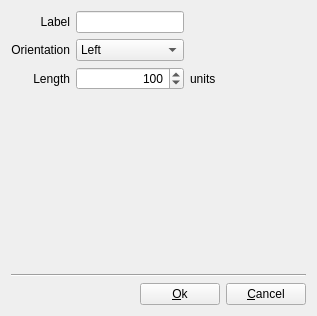
<?xml version="1.0" encoding="UTF-8"?>
<ui version="4.0">
 <class>PinEditForm</class>
 <widget class="QWidget" name="PinEditForm">
  <property name="geometry">
   <rect>
    <x>0</x>
    <y>0</y>
    <width>317</width>
    <height>316</height>
   </rect>
  </property>
  <property name="windowTitle">
   <string>Form</string>
  </property>
  <layout class="QGridLayout" name="gridLayout">
   <item row="0" column="0">
    <widget class="QLabel" name="label">
     <property name="text">
      <string>Label</string>
     </property>
     <property name="alignment">
      <set>Qt::AlignRight|Qt::AlignTrailing|Qt::AlignVCenter</set>
     </property>
     <property name="buddy">
      <cstring>pinLabel</cstring>
     </property>
    </widget>
   </item>
   <item row="5" column="0" colspan="4">
    <layout class="QHBoxLayout" name="horizontalLayout">
     <item>
      <spacer name="horizontalSpacer_2">
       <property name="orientation">
        <enum>Qt::Horizontal</enum>
       </property>
       <property name="sizeHint" stdset="0">
        <size>
         <width>40</width>
         <height>20</height>
        </size>
       </property>
      </spacer>
     </item>
     <item>
      <widget class="QPushButton" name="ok">
       <property name="text">
        <string>&amp;Ok</string>
       </property>
      </widget>
     </item>
     <item>
      <widget class="QPushButton" name="cancel">
       <property name="text">
        <string>&amp;Cancel</string>
       </property>
      </widget>
     </item>
    </layout>
   </item>
   <item row="2" column="0">
    <widget class="QLabel" name="label_3">
     <property name="text">
      <string>Length</string>
     </property>
     <property name="alignment">
      <set>Qt::AlignRight|Qt::AlignTrailing|Qt::AlignVCenter</set>
     </property>
     <property name="buddy">
      <cstring>pinLength</cstring>
     </property>
    </widget>
   </item>
   <item row="1" column="0">
    <widget class="QLabel" name="label_2">
     <property name="text">
      <string>Orientation</string>
     </property>
     <property name="alignment">
      <set>Qt::AlignRight|Qt::AlignTrailing|Qt::AlignVCenter</set>
     </property>
     <property name="buddy">
      <cstring>pinOrientation</cstring>
     </property>
    </widget>
   </item>
   <item row="0" column="1">
    <widget class="QLineEdit" name="pinLabel"/>
   </item>
   <item row="1" column="1">
    <widget class="QComboBox" name="pinOrientation">
     <property name="iconSize">
      <size>
       <width>20</width>
       <height>20</height>
      </size>
     </property>
     <item>
      <property name="text">
       <string>Left</string>
      </property>
      <property name="icon">
       <iconset resource="../../resources/icons.qrc">
        <normaloff>:/icons/symbol/pin_orient_left.svg</normaloff>:/icons/symbol/pin_orient_left.svg</iconset>
      </property>
     </item>
     <item>
      <property name="text">
       <string>Down</string>
      </property>
      <property name="icon">
       <iconset resource="../../resources/icons.qrc">
        <normaloff>:/icons/symbol/pin_orient_down.svg</normaloff>:/icons/symbol/pin_orient_down.svg</iconset>
      </property>
     </item>
     <item>
      <property name="text">
       <string>Right</string>
      </property>
      <property name="icon">
       <iconset resource="../../resources/icons.qrc">
        <normaloff>:/icons/symbol/pin_orient_right.svg</normaloff>:/icons/symbol/pin_orient_right.svg</iconset>
      </property>
     </item>
     <item>
      <property name="text">
       <string>Up</string>
      </property>
      <property name="icon">
       <iconset resource="../../resources/icons.qrc">
        <normaloff>:/icons/symbol/pin_orient_up.svg</normaloff>:/icons/symbol/pin_orient_up.svg</iconset>
      </property>
     </item>
    </widget>
   </item>
   <item row="2" column="1">
    <widget class="QSpinBox" name="pinLength">
     <property name="alignment">
      <set>Qt::AlignRight|Qt::AlignTrailing|Qt::AlignVCenter</set>
     </property>
     <property name="minimum">
      <number>50</number>
     </property>
     <property name="maximum">
      <number>250</number>
     </property>
     <property name="singleStep">
      <number>25</number>
     </property>
     <property name="value">
      <number>100</number>
     </property>
    </widget>
   </item>
   <item row="2" column="2">
    <widget class="QLabel" name="label_4">
     <property name="text">
      <string>units</string>
     </property>
     <property name="alignment">
      <set>Qt::AlignLeading|Qt::AlignLeft|Qt::AlignVCenter</set>
     </property>
    </widget>
   </item>
   <item row="4" column="0" colspan="4">
    <widget class="Line" name="line">
     <property name="orientation">
      <enum>Qt::Horizontal</enum>
     </property>
    </widget>
   </item>
   <item row="0" column="3">
    <spacer name="horizontalSpacer">
     <property name="orientation">
      <enum>Qt::Horizontal</enum>
     </property>
     <property name="sizeHint" stdset="0">
      <size>
       <width>40</width>
       <height>20</height>
      </size>
     </property>
    </spacer>
   </item>
   <item row="3" column="0" colspan="3">
    <widget class="QWidget" name="pinPreview" native="true">
     <property name="sizePolicy">
      <sizepolicy hsizetype="Preferred" vsizetype="Expanding">
       <horstretch>0</horstretch>
       <verstretch>0</verstretch>
      </sizepolicy>
     </property>
     <property name="minimumSize">
      <size>
       <width>150</width>
       <height>150</height>
      </size>
     </property>
    </widget>
   </item>
  </layout>
 </widget>
 <resources>
  <include location="../../resources/icons.qrc"/>
 </resources>
 <connections>
  <connection>
   <sender>pinLabel</sender>
   <signal>returnPressed()</signal>
   <receiver>ok</receiver>
   <slot>click()</slot>
   <hints>
    <hint type="sourcelabel">
     <x>103</x>
     <y>18</y>
    </hint>
    <hint type="destinationlabel">
     <x>172</x>
     <y>213</y>
    </hint>
   </hints>
  </connection>
 </connections>
</ui>
